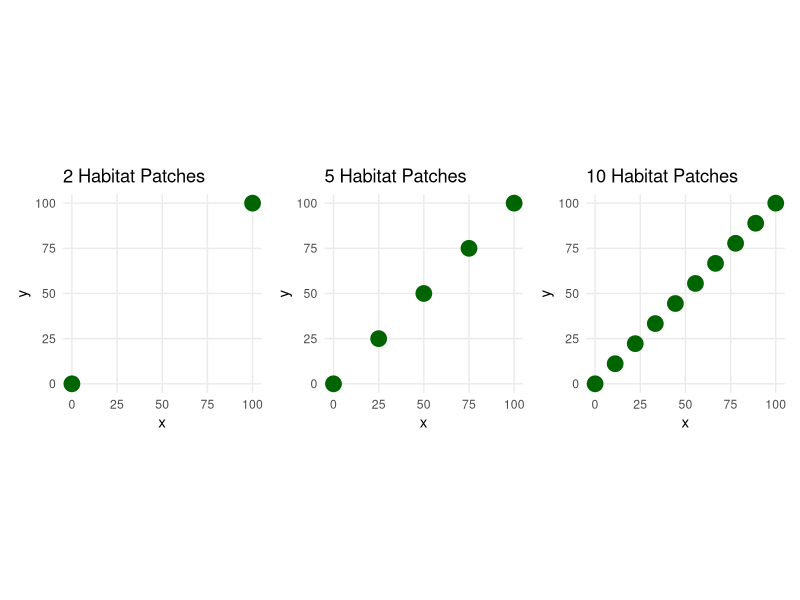
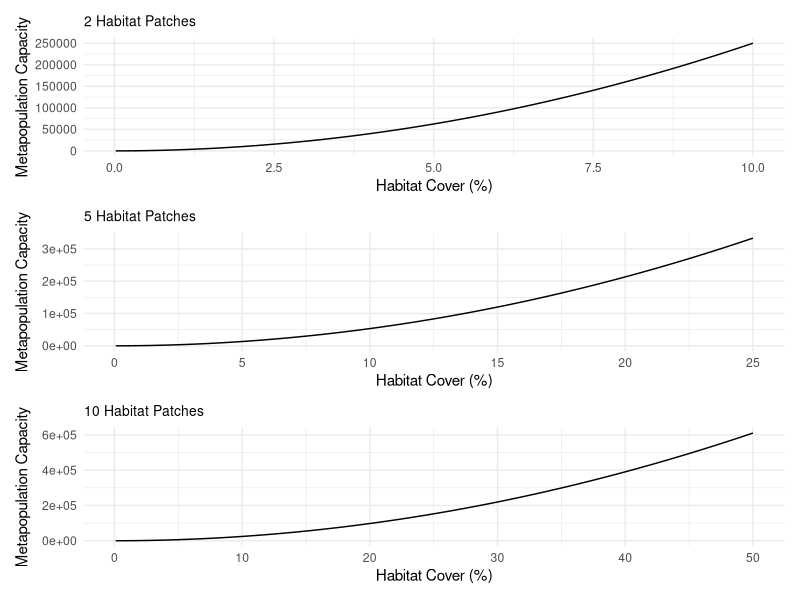
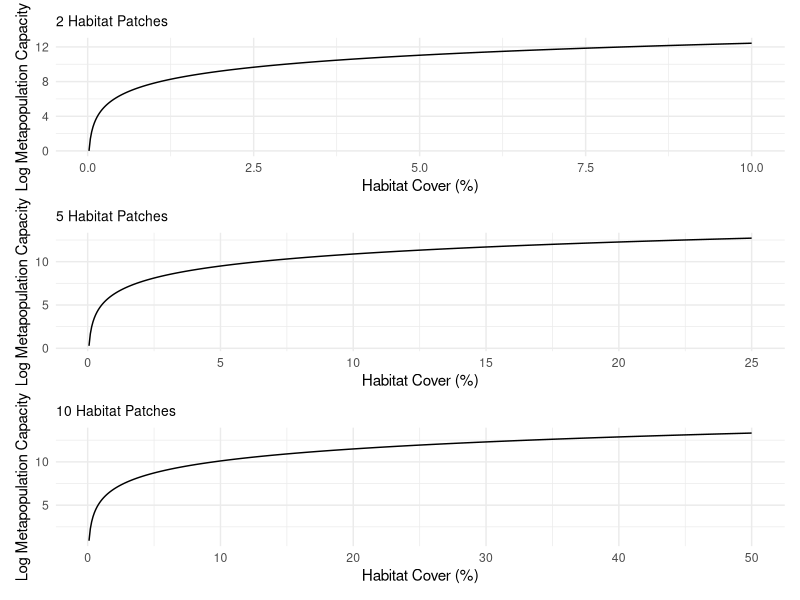

Source code (R) for these figures, in order:


rm(list = ls())

library(tidyverse)
library(patchwork)


# Generate and Plot Habitat Patches ---------------------------------------


# Define 10 equally spaced habitat patches
points_10 <- data.frame(
  x = seq(0, 100, length.out = 10),
  y = seq(0, 100, length.out = 10)
)

# Define 5 equally spaced habitat patches
points_5 <- data.frame(
  x = seq(0, 100, length.out = 5),
  y = seq(0, 100, length.out = 5)
)

# Define 2 equally spaced habitat patches
points_2 <- data.frame(
  x = seq(0, 100, length.out = 2),
  y = seq(0, 100, length.out = 2)
)

# Plot the grid and points
p1 <- ggplot() +
  geom_point(data = points_10, aes(x = x, y = y), color = "darkgreen", size = 5) +
  coord_fixed() +
  theme_minimal() +
  labs(title = "10 Habitat Patches") +
  theme(
    panel.grid.minor = element_blank()
  )

p2 <- ggplot() +
  geom_point(data = points_5, aes(x = x, y = y), color = "darkgreen", size = 5) +
  coord_fixed() +
  theme_minimal() +
  labs(title = "5 Habitat Patches") +
  theme(
    panel.grid.minor = element_blank()
  )

p3 <- ggplot() +
  geom_point(data = points_2, aes(x = x, y = y), color = "darkgreen", size = 5) +
  coord_fixed() +
  theme_minimal() +
  labs(title = "2 Habitat Patches") +
theme(
  panel.grid.minor = element_blank()
)

p3 + p2 + p1



# Calculate Metapopulation Capacity ---------------------------------------

# Set alpha
alpha <- 0.05  # change as needed

distance_matrix_2 <- as.matrix(dist(points_2))
distance_matrix_5 <- as.matrix(dist(points_5))
distance_matrix_10 <- as.matrix(dist(points_10))

# Number of patches
n_patches_2 <- nrow(points_2)
n_patches_5 <- nrow(points_5)
n_patches_10 <- nrow(points_10)

# Create results dataframe
results_2 <- data.frame(
  habitat_area = numeric(),
  metapop_cap = numeric()
)
results_5 <- data.frame(
  habitat_area = numeric(),
  metapop_cap = numeric()
)
results_10 <- data.frame(
  habitat_area = numeric(),
  metapop_cap = numeric()
)


# Loop from habitat area 1 to 500 for 2 patches
for (a in 1:500) {
  
  # generate area matrix
  area_matrix <- matrix(a^2, nrow = n_patches_2, ncol = n_patches_2)
  
  dispersal_matrix <- exp(-alpha * distance_matrix_2)
  
  # multiply dispersal matrix by area matrix
  connectivity_matrix <- area_matrix * dispersal_matrix
  
  # extract eigenvalues
  eig <- eigen(connectivity_matrix)
  
  # find the leading eigenvalue
  leading_eig <- eig$values[1]
  
  # update results
  results_2 <- rbind(results_2, data.frame(habitat_area = a, metapop_cap = leading_eig))
}


# Loop from habitat area 1 to 500 for 5 patches
for (a in 1:500) {
  
  # generate area matrix
  area_matrix <- matrix(a^2, nrow = n_patches_5, ncol = n_patches_5)
  
  dispersal_matrix <- exp(-alpha * distance_matrix_5)
  
  # multiply dispersal matrix by area matrix
  connectivity_matrix <- area_matrix * dispersal_matrix
  
  # extract eigenvalues
  eig <- eigen(connectivity_matrix)
  
  # find the leading eigenvalue
  leading_eig <- eig$values[1]
  
  # update results
  results_5 <- rbind(results_5, data.frame(habitat_area = a, metapop_cap = leading_eig))
}



# Loop from habitat area 1 to 500 for 10 patches
for (a in 1:500) {
  
  # generate area matrix
  area_matrix <- matrix(a^2, nrow = n_patches_10, ncol = n_patches_10)
  
  
  dispersal_matrix <- exp(-alpha * distance_matrix_10)
  
  # multiply dispersal matrix by area matrix# Step 3: Connectivity matrix = area * dispersal
  connectivity_matrix <- area_matrix * dispersal_matrix
  
  # extract eigenvalues
  eig <- eigen(connectivity_matrix)
  
  # find the leading eigenvalue
  leading_eig <- eig$values[1]
  
  # update results
  results_10 <- rbind(results_10, data.frame(habitat_area = a, metapop_cap = leading_eig))
}







# Plot Graphs -------------------------------------------------------------

results_2$habitat_cover <- ((results_2$habitat_area * 2)/(100*100)) *100
results_5$habitat_cover <- ((results_5$habitat_area * 5)/(100*100)) *100
results_10$habitat_cover <- ((results_10$habitat_area * 10)/(100*100)) *100


# Plot Metapopulation Capacity

mp_1 <- ggplot(results_2, aes(x = habitat_cover, y = metapop_cap)) +
  geom_line() +
  labs(
    title = "2 Habitat Patches",
    x = "Habitat Cover (%)",
    y = "Metapopulation Capacity"
  ) +
  theme_minimal() +
  theme(
    plot.title = element_text(size = 10, face = "plain")
  )

mp_2 <- ggplot(results_5, aes(x = habitat_cover, y = metapop_cap)) +
  geom_line() +
  labs(
    title = "5 Habitat Patches",
    x = "Habitat Cover (%)",
    y = "Metapopulation Capacity"
  ) +
  theme_minimal() +
  theme(
    plot.title = element_text(size = 10, face = "plain")
  )

mp_3 <- ggplot(results_10, aes(x = habitat_cover, y = metapop_cap)) +
  geom_line() +
  labs(
    title = "10 Habitat Patches",
    x = "Habitat Cover (%)",
    y = "Metapopulation Capacity"
  ) +
  theme_minimal() +
  theme(
    plot.title = element_text(size = 10, face = "plain")
  )
  

mp_1 / mp_2 / mp_3


# Plot log metapopulation capacity

log_mp_1 <- ggplot(results_2, aes(x = habitat_cover, y = log(metapop_cap))) +
  geom_line() +
  labs(
    title = "2 Habitat Patches",
    x = "Habitat Cover (%)",
    y = "Log Metapopulation Capacity"
  ) +
  theme_minimal() +
  theme(
    plot.title = element_text(size = 10, face = "plain")
  )

log_mp_2 <- ggplot(results_5, aes(x = habitat_cover, y = log(metapop_cap))) +
  geom_line() +
  labs(
    title = "5 Habitat Patches",
    x = "Habitat Cover (%)",
    y = "Log Metapopulation Capacity"
  ) +
  theme_minimal() +
  theme(
    plot.title = element_text(size = 10, face = "plain")
  )

log_mp_3 <- ggplot(results_10, aes(x = habitat_cover, y = log(metapop_cap))) +
  geom_line() +
  labs(
    title = "10 Habitat Patches",
    x = "Habitat Cover (%)",
    y = "Log Metapopulation Capacity"
  ) +
  theme_minimal() +
  theme(
    plot.title = element_text(size = 10, face = "plain")
  )


log_mp_1 / log_mp_2 / log_mp_3


